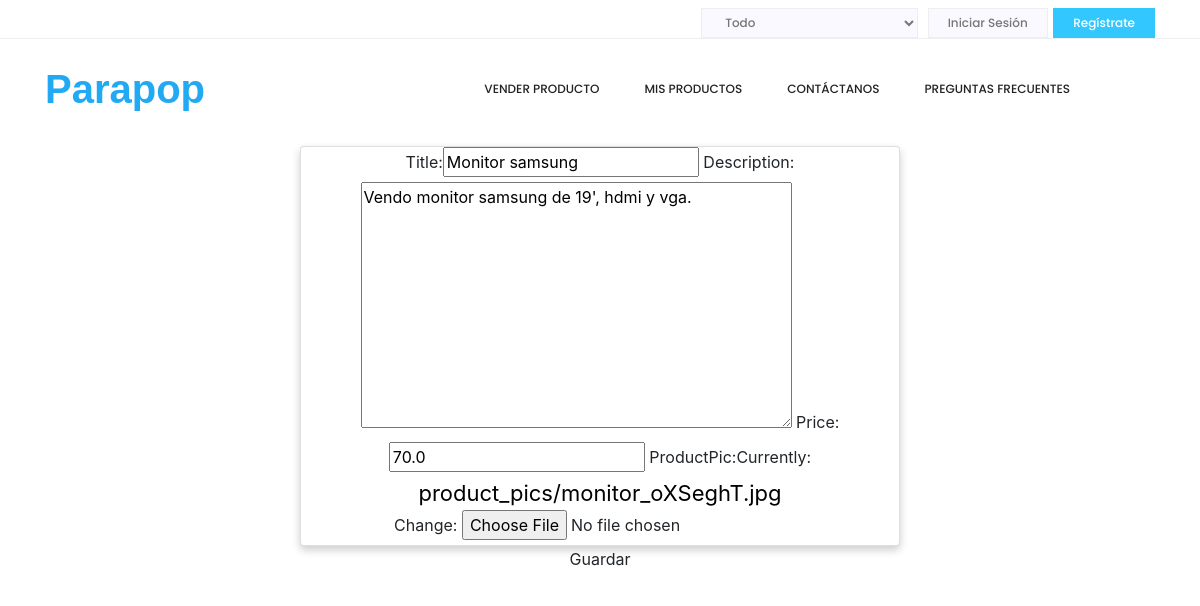
Page /update_product/Monitor samsung/ on the committed database.
### parapop/models.py (models this page shows, shortened)
class ProductPost(models.Model):
	title = models.CharField(max_length = 30)
	description = models.TextField()
	price = models.FloatField()
	author = models.ForeignKey(User, on_delete= models.CASCADE, blank = True)
	productPic = models.FileField(upload_to = 'product_pics/')
	favUsers = models.ManyToManyField(User, related_name = 'favUsers', blank = True)

### parapop/views.py (the view)
# urls.py: url(r'^update_product/(?P<productU>.*)/$', parapop_views.updateProduct, name='update_product'),
def updateProduct(request,productU):
	if request.method == 'POST':
		instance = ProductPost.objects.filter(title = productU)
		productForm = SellProduct(request.POST, request.FILES, instance = instance[0])
		if productForm.is_valid():
			productForm.save()
			return products(request)
	else:
		instance = ProductPost.objects.filter(title = productU)
		productForm = SellProduct(instance = instance[0])
		args = {'productForm' : productForm}
	return render(request, 'parapop/update_product.html', args)

### parapop/forms.py
class SellProduct(forms.ModelForm):
	class Meta:
		model = ProductPost
		fields = ('title', 'description', 'price','productPic',)

### parapop/templates/parapop/update_product.html (shortened to what this page needs)
<!DOCTYPE html>
{% load static %}
<html>
<head>
<link rel="stylesheet" href="https://stackpath.bootstrapcdn.com/bootstrap/4.3.1/css/bootstrap.min.css">
  <link rel="stylesheet" href="{% static 'css/profile.css' %}">
	  <link rel="stylesheet" href="{% static 'css/styles.css' %}">
</head>
<body>
	<header class="header_area">
			<div class="top_menu row m0">
				<div class="container">
		<div class="float-right">
			<select class="lan_pack">
				<option value="1">Todo</option>
			</select>
			{% if user.is_authenticated %}
				<a class="ac_btn" href="{% url 'logout' %}">Cerrar Sesion</a>
				<select class="lan_pack" onchange="location = this.value ">
				  <option value="" href="">Personal</option>
			    <option value="{% url 'products' %}">Productos</option>
				</select>
			{% else %}
				<a class="ac_btn" href="/login">Iniciar Sesión</a>
				<a class="dn_btn" href="/register">Regístrate</a>
			{% endif %}
		</div>
				</div>
			</div>
			<div class="main_menu">
				<nav class="navbar navbar-expand-lg navbar-light">
		<div class="container">
			<a class="navbar-brand-logo_h-titulo" href="http://localhost:8000/" >Parapop</a>
			<div class="collapse navbar-collapse offset" id="navbarSupportedContent">
				<ul class="nav navbar-nav menu_nav ml-auto">
					<li class="nav-item"><a class="nav-link" href="#">Vender producto</a></li>
					<li class="nav-item"><a class="nav-link" href="#">Mis productos</a></li>
					<li class="nav-item"><a class="nav-link" href="#">Contáctanos</a></li>
					<li class="nav-item"><a class="nav-link" href="#">Preguntas Frecuentes</a></li>
				</ul>
				<ul class="nav navbar-nav navbar-right">
					<li class="nav-item"><a href="#" class="search"></a></li>
				</ul>
			</div>
		</div>
				</nav>
			</div>
	</header>
	<body>
		{% block content %}
		<div class="card">
			<form method = "POST" enctype="multipart/form-data">
				{{productForm}}
				<button class="btn btn-online-info" type="submit">Guardar</button>
			</form>
		</div>
		{% endblock content %}
	</body>
	</body>
	</html>

### parapop/static/css/profile.css (style rules this page uses)
.card { box-shadow: 0 4px 8px 0 rgba(0, 0, 0, 0.2); max-width: 600px; height: 400px; margin: auto; text-align: center; }
button { border: none; outline: 0; display: inline-block; padding: 8px; color: white; background-color: #000; text-align: center; cursor: pointer; width: 100%; font-size: 18px; }
a { text-decoration: none; font-size: 22px; color: black; }

### parapop/static/css/styles.css (style rules this page uses)
.header_area { position: absolute; width: 100%; top: 0; left: 0; z-index: 99; -webkit-transition: background 0.4s, all 0.3s linear; -o-transition: background 0.4s, all 0.3s linear; transition: background 0.4s, all 0.3s linear; }
.header_area .navbar { background: transparent; padding: 0px; border: 0px; border-radius: 0px; }
.header_area .navbar-brand-logo_h-titulo { font-family: sans-serif; font-weight: 600; font-size: 40px; color: #21aaf3; }
.header_area .navbar .nav .nav-item { margin-right: 45px; }
.header_area .navbar .nav .nav-item .nav-link { font: 500 12px/100px "Poppins", sans-serif; text-transform: uppercase; color: #222222; padding: 0px; display: inline-block; }
.header_area .navbar .nav .nav-item .nav-link:after { display: none; }
.header_area .navbar .nav .nav-item:last-child { margin-right: 0px; }
.header_area + section, .header_area + row, .header_area + div { margin-top: 146px; }
.top_menu { border-bottom: 1px solid #eeeeee; }
.top_menu .ac_btn { line-height: 28px; border: 1px solid #eee; display: inline-block; background: #f9f9ff; padding: 0px 19px; font-size: 12px; font-family: "Poppins", sans-serif; font-weight: 500; color: #777777; -webkit-transition: all 300ms linear 0s; -o-transition: all 300ms linear 0s; transition: all 300ms linear 0s; margin-right: 1px; margin-top: 8px; }
.top_menu .dn_btn { line-height: 28px; border: 1px solid #33c7ff; display: inline-block; background: #33c7ff; padding: 0px 19px; font-size: 12px; font-family: "Poppins", sans-serif; font-weight: 500; color: #fff; -webkit-transition: all 300ms linear 0s; -o-transition: all 300ms linear 0s; transition: all 300ms linear 0s; }
.top_menu .lan_pack { height: 30px; border: 1px solid #eeeeee; border-radius: 0px; line-height: 28px; font-size: 12px; font-family: "Poppins", sans-serif; font-weight: 500; padding-left: 19px; padding-right: 36px; color: #777777; background: #f9f9ff; margin-right: 5px; margin-top: 8px; }
.top_menu .lan_pack:after { content: "\f0d7"; border: none !important; font: normal normal normal 12px/1 FontAwesome; -webkit-transform: rotate(0deg); -ms-transform: rotate(0deg); transform: rotate(0deg); height: auto; margin-top: -6px; right: 20px; }

### rows in the picture
ProductPost: title "Monitor samsung", description "Vendo monitor samsung de 19', hdmi y vga.", price "70.0"
